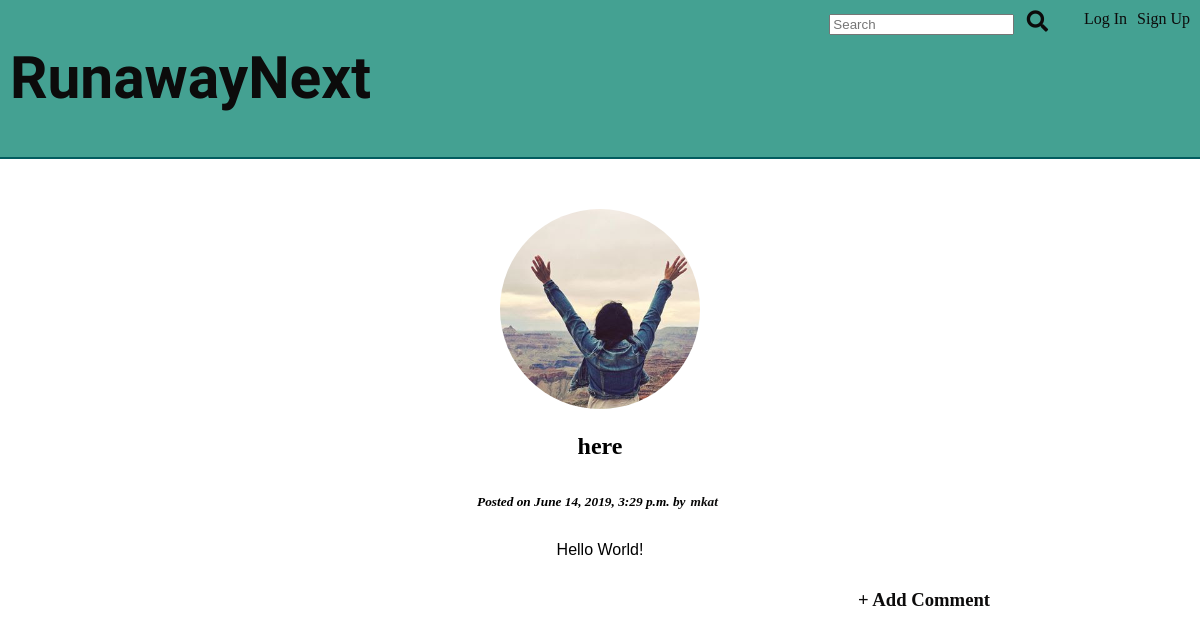
/post/6/, run on an earlier commit of the app's database.
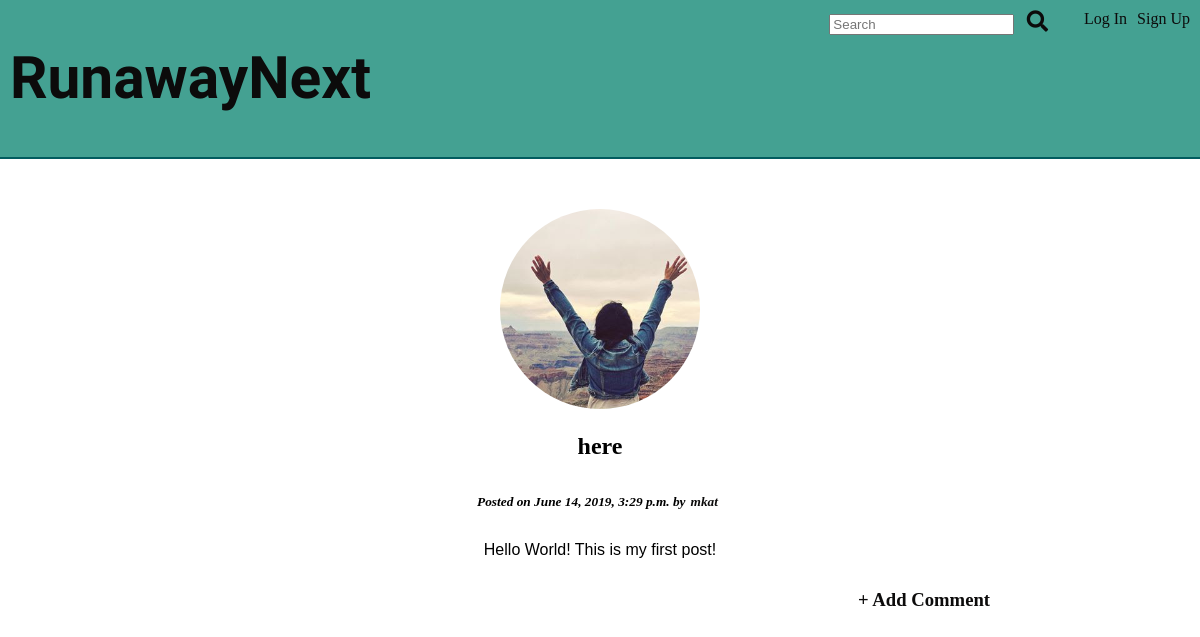
And on a later commit of the database.
### runaway/models.py (models this page shows, shortened)
class Post(models.Model):
    post=models.TextField()
    description=models.CharField(max_length=300)
    username=models.ForeignKey('auth.User', on_delete=models.CASCADE)
    posted=models.DateTimeField(auto_now_add=True)
    edited=models.DateTimeField(auto_now=True)
    location=models.CharField(max_length=150)
    lat=models.FloatField()
    lng=models.FloatField()

class UserProfile(models.Model):
    user=models.OneToOneField(User, on_delete=models.CASCADE)
    name=models.CharField(max_length=50, blank=True)
    bio=models.TextField(max_length=150, blank=True)
    residence=models.CharField(max_length=100, blank=True)
    image=models.ImageField(upload_to='user_profiles', blank=True)

### runaway/views.py (the view)
# urls.py: path('post/<int:pk>/', views.PostDetailView.as_view(), name='detail'),
class PostDetailView(DetailView):
    model=Post
    template_name='popup_view.html'

### runaway/templates/popup_view.html (shortened to what this page needs)
{% extends 'base.html' %}
{% block content %}
  <div class="view">
    <a href="{% url 'profiles:post_list' post.username %}">
    <div class="crop">
      {% if post.username.userprofile.image %}
      <img src="{{ post.username.userprofile.image.url }}">
      {% endif %}
    </div>
    </a>
    <h2>{{ post.location }}</h2>
    <h4><em>Posted on {{ post.posted }} by<a href="{% url 'profiles:post_list' post.username %}">{{ post.username }}</a></em></h4>
    <p id="detail">{{ post.post }}</p>
    <div id="options">
      <h4><a href="{% url 'runaway:add_comment' pk=post.pk %}">+ Add Comment</a></h4><br/>
    </div>
  </div>
{% endblock content %}

What changed in the data, as far as the page shows it:
changed Post "here": post "Hello World!" → "Hello World! This is my first post!"
